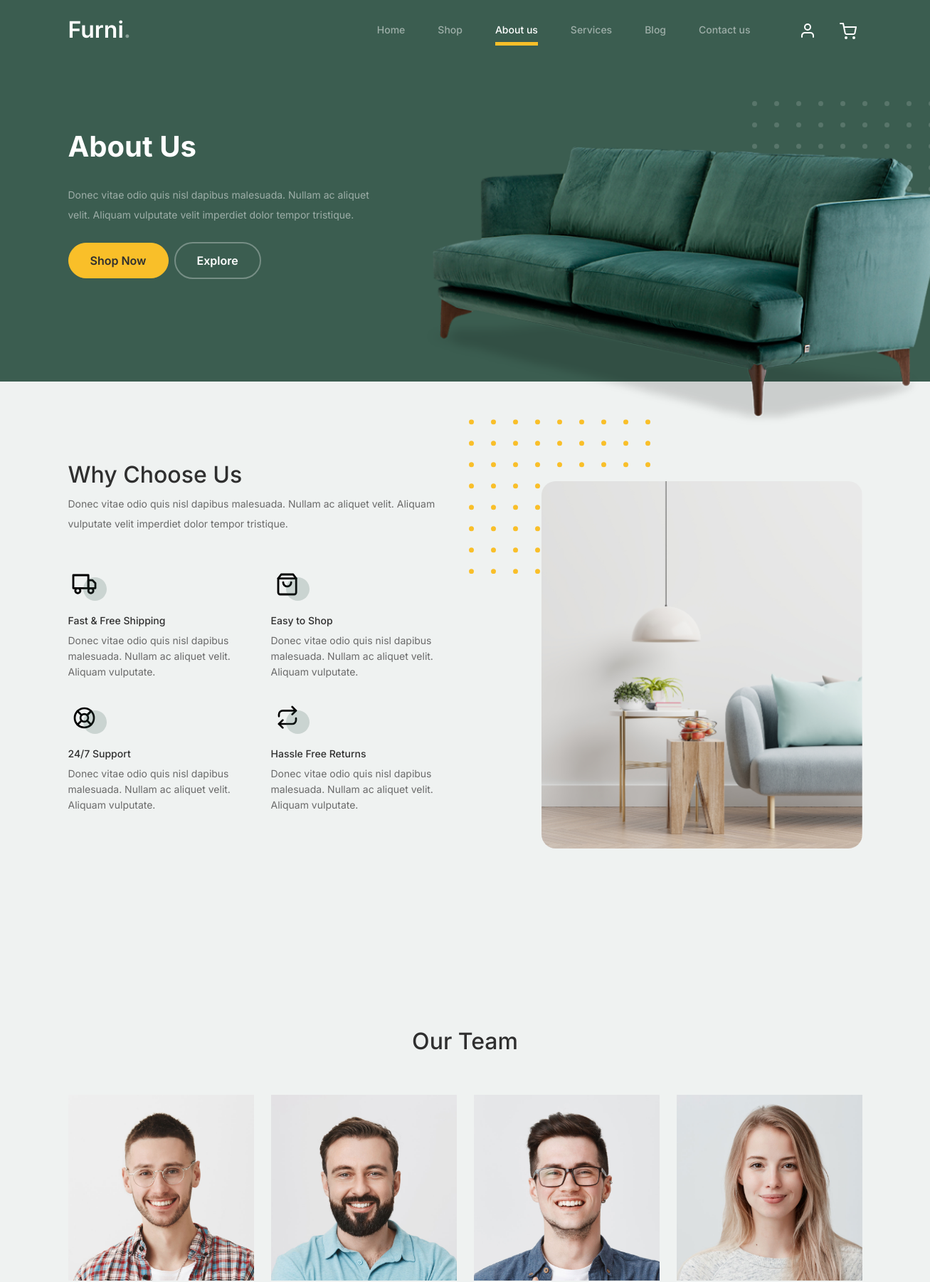
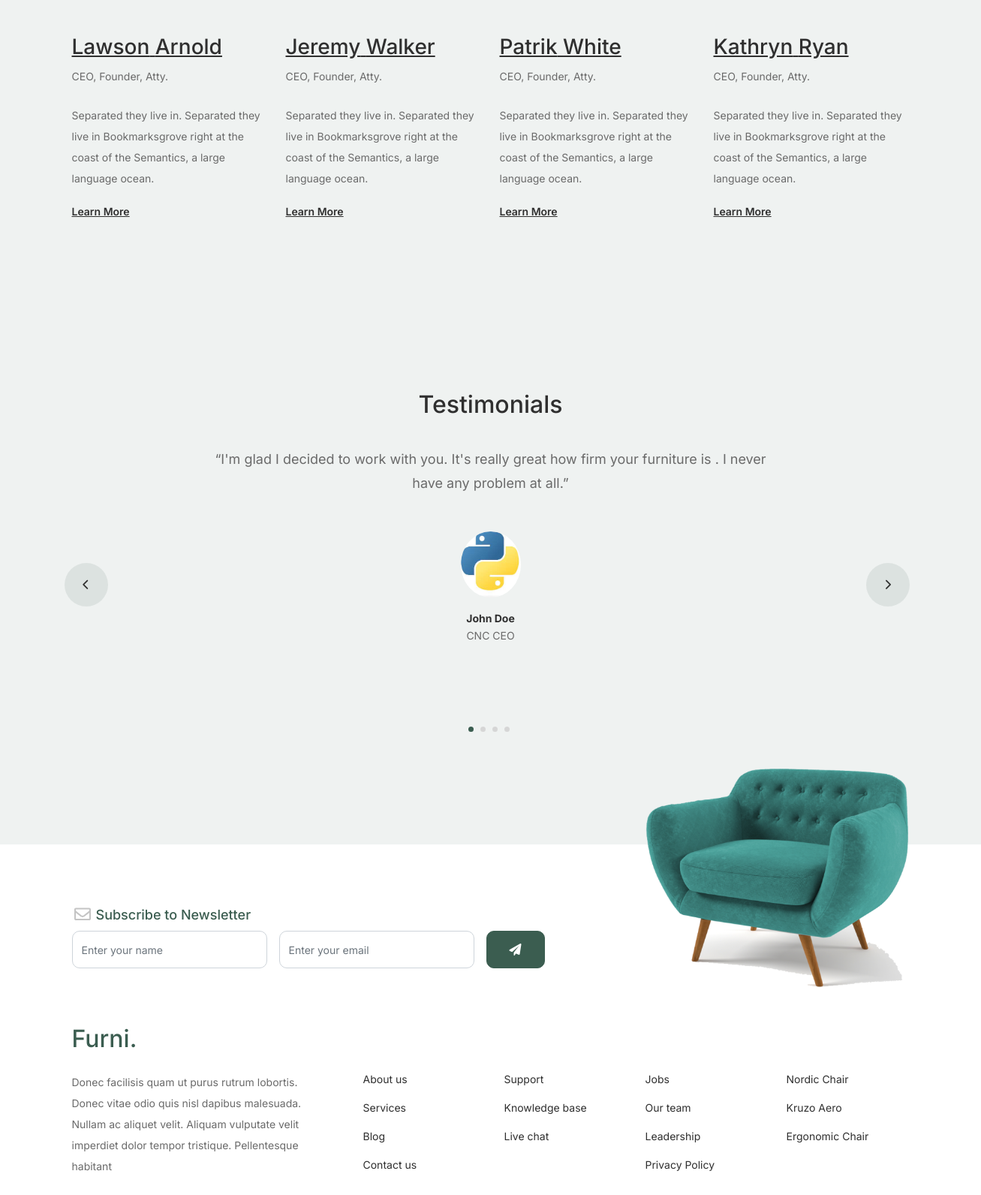
/about (upper part), run on the app's committed database (2 pictures, top to bottom).
### client/models.py (models this page shows, shortened)
class Testimonial(models.Model):
    name = models.CharField(max_length=60, blank=False, null=False)
    testimonial = models.TextField()
    post = models.CharField(max_length=150, blank=False, null=False)
    image = models.ImageField(upload_to="uploads/testimonials", default="uploads/testimonials/profile.png")

### client/views.py (the view)
# urls.py: path('about', views.about, name="About"),
def about(request):
    testimonial = Testimonial.objects.all()
    return render(request, 'about.html', {'navbar': 'about', 'testimonial': testimonial})

### client/templates/about.html (shortened to what this page needs)
{% extends 'layout.html' %}
{% load static %}
{% block hero %}
    <h1>About Us</h1>
{% endblock %}
{% block image %}
    <img src="{% static 'images/couch.png' %}" class="img-fluid">
{% endblock %}
{% block section %}
		<div class="why-choose-section">
			<div class="container">
				<div class="row justify-content-between align-items-center">
					<div class="col-lg-6">
						<h2 class="section-title">Why Choose Us</h2>
						<p>Donec vitae odio quis nisl dapibus malesuada. Nullam ac aliquet velit. Aliquam vulputate velit imperdiet dolor tempor tristique.</p>
						<div class="row my-5">
							<div class="col-6 col-md-6">
								<div class="feature">
									<div class="icon">
										<img src="{% static 'images/truck.svg' %}" alt="Image" class="imf-fluid">
									</div>
									<h3>Fast &amp; Free Shipping</h3>
									<p>Donec vitae odio quis nisl dapibus malesuada. Nullam ac aliquet velit. Aliquam vulputate.</p>
								</div>
							</div>
							<div class="col-6 col-md-6">
								<div class="feature">
									<div class="icon">
										<img src="{% static 'images/bag.svg' %}" alt="Image" class="imf-fluid">
									</div>
									<h3>Easy to Shop</h3>
									<p>Donec vitae odio quis nisl dapibus malesuada. Nullam ac aliquet velit. Aliquam vulputate.</p>
								</div>
							</div>
							<div class="col-6 col-md-6">
								<div class="feature">
									<div class="icon">
										<img src="{% static 'images/support.svg' %}" alt="Image" class="imf-fluid">
									</div>
									<h3>24/7 Support</h3>
									<p>Donec vitae odio quis nisl dapibus malesuada. Nullam ac aliquet velit. Aliquam vulputate.</p>
								</div>
							</div>
							<div class="col-6 col-md-6">
								<div class="feature">
									<div class="icon">
										<img src="{% static 'images/return.svg' %}" alt="Image" class="imf-fluid">
									</div>
									<h3>Hassle Free Returns</h3>
									<p>Donec vitae odio quis nisl dapibus malesuada. Nullam ac aliquet velit. Aliquam vulputate.</p>
								</div>
							</div>
						</div>
					</div>
					<div class="col-lg-5">
						<div class="img-wrap">
							<img src="{% static 'images/why-choose-us-img.jpg' %}" alt="Image" class="img-fluid">
						</div>
					</div>
				</div>
			</div>
		</div>
		<div class="untree_co-section">
			<div class="container">
				<div class="row mb-5">
					<div class="col-lg-5 mx-auto text-center">
						<h2 class="section-title">Our Team</h2>
					</div>
				</div>
				<div class="row">
					<div class="col-12 col-md-6 col-lg-3 mb-5 mb-md-0">
						<img src="{% static 'images/person_1.jpg' %}" class="img-fluid mb-5">
						<h3><a href="#"><span class="">Lawson</span> Arnold</a></h3>
            <span class="d-block position mb-4">CEO, Founder, Atty.</span>
            <p>Separated they live in.
            Separated they live in Bookmarksgrove right at the coast of the Semantics, a large language ocean.</p>
            <p class="mb-0"><a href="#" class="more dark">Learn More </a></p>
					</div>
					<div class="col-12 col-md-6 col-lg-3 mb-5 mb-md-0">
						<img src="{% static 'images/person_2.jpg' %}" class="img-fluid mb-5">
						<h3 clas><a href="#"><span class="">Jeremy</span> Walker</a></h3>
            <span class="d-block position mb-4">CEO, Founder, Atty.</span>
            <p>Separated they live in.
            Separated they live in Bookmarksgrove right at the coast of the Semantics, a large language ocean.</p>
            <p class="mb-0"><a href="#" class="more dark">Learn More </a></p>
					</div>
					<div class="col-12 col-md-6 col-lg-3 mb-5 mb-md-0">
						<img src="{% static 'images/person_3.jpg' %}" class="img-fluid mb-5">
						<h3 clas><a href="#"><span class="">Patrik</span> White</a></h3>
            <span class="d-block position mb-4">CEO, Founder, Atty.</span>
            <p>Separated they live in.
            Separated they live in Bookmarksgrove right at the coast of the Semantics, a large language ocean.</p>
            <p class="mb-0"><a href="#" class="more dark">Learn More </a></p>
					</div>
					<div class="col-12 col-md-6 col-lg-3 mb-5 mb-md-0">
						<img src="{% static 'images/person_4.jpg' %}" class="img-fluid mb-5">
						<h3 clas><a href="#"><span class="">Kathryn</span> Ryan</a></h3>
            <span class="d-block position mb-4">CEO, Founder, Atty.</span>
            <p>Separated they live in.
            Separated they live in Bookmarksgrove right at the coast of the Semantics, a large language ocean.</p>
            <p class="mb-0"><a href="#" class="more dark">Learn More </a></p>
					</div>
				</div>
			</div>
		</div>
		<div class="testimonial-section before-footer-section">
			<div class="container">
				<div class="row">
					<div class="col-lg-7 mx-auto text-center">
						<h2 class="section-title">Testimonials</h2>
					</div>
				</div>
				<div class="row justify-content-center">
					<div class="col-lg-12">
						<div class="testimonial-slider-wrap text-center">
							<div id="testimonial-nav">
								<span class="prev" data-controls="prev"><span class="fa fa-chevron-left"></span></span>
								<span class="next" data-controls="next"><span class="fa fa-chevron-right"></span></span>
							</div>
							<div class="testimonial-slider">
								 {% for testimonial in testimonial %}
								<div class="item">
									<div class="row justify-content-center">
										<div class="col-lg-8 mx-auto">
											<div class="testimonial-block text-center">
												<blockquote class="mb-5">
													<p>&ldquo;{{ testimonial.testimonial }}&rdquo;</p>
												</blockquote>
												<div class="author-info">
													<div class="author-pic">
														<img src="media/{{ testimonial.image }}" alt="Maria Jones" class="img-fluid">
													</div>
													<h3 class="font-weight-bold">{{ testimonial.name }}</h3>
													<span class="position d-block mb-3">{{ testimonial.post }}</span>
												</div>
											</div>
										</div>
									</div>
								</div>
                                {% endfor %}
							</div>
						</div>
					</div>
				</div>
			</div>
		</div>
{% endblock %}

### client/static/css/tiny-slider.css (style rules this page uses)
.tns-slider { -webkit-transition:all 0s;-moz-transition:all 0s;transition:all 0s }
.tns-slider>.tns-item { -webkit-box-sizing:border-box;-moz-box-sizing:border-box;box-sizing:border-box }
.tns-horizontal.tns-subpixel { white-space:nowrap }
.tns-horizontal.tns-subpixel>.tns-item { display:inline-block;vertical-align:top;white-space:normal }

### client/static/css/style.css (style rules this page uses)
body { overflow-x: hidden; position: relative; }
body { font-family: "Inter", sans-serif; font-weight: 400; line-height: 28px; color: #6a6a6a; font-size: 14px; background-color: #eff2f1; }
a { text-decoration: none; -webkit-transition: .3s all ease; -o-transition: .3s all ease; transition: .3s all ease; color: #2f2f2f; text-decoration: underline; }
a.more { font-weight: 600; }
.hero h1 { font-weight: 700; color: #ffffff; margin-bottom: 30px; }
.hero .hero-img-wrap img { position: relative; top: 0px; right: 0px; z-index: 2; max-width: 780px; left: -20px; }
@media (min-width: 768px) { .hero .hero-img-wrap img { right: 0px; left: -100px; } }
@media (min-width: 992px) { .hero .hero-img-wrap img { left: 0px; top: -80px; position: absolute; right: -50px; } }
@media (min-width: 1200px) { .hero .hero-img-wrap img { left: 0px; top: -80px; right: -100px; } }
.section-title { color: #2f2f2f; }
.why-choose-section { padding: 7rem 0; }
.why-choose-section .img-wrap { position: relative; }
.why-choose-section .img-wrap:before { position: absolute; content: ""; width: 255px; height: 217px; background-image: url("../images/dots-yellow.svg"); background-repeat: no-repeat; background-size: contain; -webkit-transform: translate(-40%, -40%); -ms-transform: translate(-40%, -40%); transform: translate(-40%, -40%); z-index: -1; }
.why-choose-section .img-wrap img { border-radius: 20px; }
.feature { margin-bottom: 30px; }
.feature .icon { display: inline-block; position: relative; margin-bottom: 20px; }
.feature .icon:before { content: ""; width: 33px; height: 33px; position: absolute; background: rgba(59, 93, 80, 0.2); border-radius: 50%; right: -8px; bottom: 0; }
.feature h3 { font-size: 14px; color: #2f2f2f; }
.feature p { font-size: 14px; line-height: 22px; color: #6a6a6a; }
.testimonial-section { padding: 3rem 0 7rem 0; }
.testimonial-slider-wrap { position: relative; }
.testimonial-slider-wrap .item .testimonial-block blockquote { font-size: 16px; }
@media (min-width: 768px) { .testimonial-slider-wrap .item .testimonial-block blockquote { line-height: 32px; font-size: 18px; } }
.testimonial-slider-wrap .item .testimonial-block .author-info .author-pic { margin-bottom: 20px; }
.testimonial-slider-wrap .item .testimonial-block .author-info .author-pic img { max-width: 80px; border-radius: 50%; }
.testimonial-slider-wrap .item .testimonial-block .author-info h3 { font-size: 14px; font-weight: 700; color: #2f2f2f; margin-bottom: 0; }
.testimonial-slider-wrap #testimonial-nav { position: absolute; top: 50%; z-index: 99; width: 100%; display: none; }
@media (min-width: 768px) { .testimonial-slider-wrap #testimonial-nav { display: block; } }
.testimonial-slider-wrap #testimonial-nav > span { cursor: pointer; position: absolute; width: 58px; height: 58px; line-height: 58px; border-radius: 50%; background: rgba(59, 93, 80, 0.1); color: #2f2f2f; -webkit-transition: .3s all ease; -o-transition: .3s all ease; transition: .3s all ease; }
.testimonial-slider-wrap #testimonial-nav .prev { left: -10px; }
.testimonial-slider-wrap #testimonial-nav .next { right: 0; }
.before-footer-section { padding: 7rem 0 12rem 0 !important; }
.untree_co-section { padding: 7rem 0; }

### data on the page
Testimonial: testimonial "I'm glad I decided to work with you. It's really great how firm your furniture is . I never have any problem at all.", image (picture), name "John Doe", post "CNC CEO"
